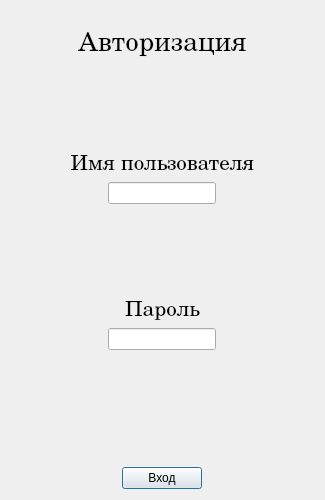
<?xml version="1.0" encoding="UTF-8"?>
<ui version="4.0">
 <class>Auth</class>
 <widget class="QDialog" name="Auth">
  <property name="windowModality">
   <enum>Qt::NonModal</enum>
  </property>
  <property name="geometry">
   <rect>
    <x>0</x>
    <y>0</y>
    <width>325</width>
    <height>500</height>
   </rect>
  </property>
  <property name="sizePolicy">
   <sizepolicy hsizetype="Preferred" vsizetype="Preferred">
    <horstretch>0</horstretch>
    <verstretch>0</verstretch>
   </sizepolicy>
  </property>
  <property name="minimumSize">
   <size>
    <width>325</width>
    <height>500</height>
   </size>
  </property>
  <property name="maximumSize">
   <size>
    <width>325</width>
    <height>500</height>
   </size>
  </property>
  <property name="windowTitle">
   <string>Вход в систему</string>
  </property>
  <layout class="QVBoxLayout" name="verticalLayout">
   <item>
    <widget class="QLabel" name="label_icon">
     <property name="text">
      <string/>
     </property>
     <property name="pixmap">
      <pixmap resource="files.qrc">:/icons/icon/nic.ico</pixmap>
     </property>
     <property name="alignment">
      <set>Qt::AlignCenter</set>
     </property>
    </widget>
   </item>
   <item>
    <widget class="QLabel" name="label_title">
     <property name="font">
      <font>
       <family>Century</family>
       <pointsize>20</pointsize>
      </font>
     </property>
     <property name="text">
      <string>Авторизация</string>
     </property>
     <property name="alignment">
      <set>Qt::AlignCenter</set>
     </property>
    </widget>
   </item>
   <item>
    <spacer name="verticalSpacer_3">
     <property name="orientation">
      <enum>Qt::Vertical</enum>
     </property>
     <property name="sizeHint" stdset="0">
      <size>
       <width>20</width>
       <height>40</height>
      </size>
     </property>
    </spacer>
   </item>
   <item>
    <widget class="QLabel" name="label_lgn">
     <property name="font">
      <font>
       <family>Century</family>
       <pointsize>16</pointsize>
      </font>
     </property>
     <property name="text">
      <string>Имя пользователя</string>
     </property>
     <property name="alignment">
      <set>Qt::AlignCenter</set>
     </property>
    </widget>
   </item>
   <item alignment="Qt::AlignHCenter">
    <widget class="QLineEdit" name="le_lgn">
     <property name="sizePolicy">
      <sizepolicy hsizetype="Preferred" vsizetype="Preferred">
       <horstretch>0</horstretch>
       <verstretch>0</verstretch>
      </sizepolicy>
     </property>
     <property name="cursor">
      <cursorShape>IBeamCursor</cursorShape>
     </property>
     <property name="maxLength">
      <number>10</number>
     </property>
     <property name="cursorPosition">
      <number>0</number>
     </property>
     <property name="alignment">
      <set>Qt::AlignCenter</set>
     </property>
    </widget>
   </item>
   <item>
    <spacer name="verticalSpacer_2">
     <property name="orientation">
      <enum>Qt::Vertical</enum>
     </property>
     <property name="sizeHint" stdset="0">
      <size>
       <width>20</width>
       <height>40</height>
      </size>
     </property>
    </spacer>
   </item>
   <item>
    <widget class="QLabel" name="label_pwd">
     <property name="font">
      <font>
       <family>Century</family>
       <pointsize>16</pointsize>
      </font>
     </property>
     <property name="text">
      <string>Пароль</string>
     </property>
     <property name="alignment">
      <set>Qt::AlignCenter</set>
     </property>
    </widget>
   </item>
   <item alignment="Qt::AlignHCenter">
    <widget class="QLineEdit" name="le_pwd">
     <property name="sizePolicy">
      <sizepolicy hsizetype="Preferred" vsizetype="Preferred">
       <horstretch>0</horstretch>
       <verstretch>0</verstretch>
      </sizepolicy>
     </property>
     <property name="text">
      <string/>
     </property>
     <property name="maxLength">
      <number>16</number>
     </property>
     <property name="alignment">
      <set>Qt::AlignCenter</set>
     </property>
    </widget>
   </item>
   <item>
    <spacer name="verticalSpacer">
     <property name="orientation">
      <enum>Qt::Vertical</enum>
     </property>
     <property name="sizeHint" stdset="0">
      <size>
       <width>20</width>
       <height>40</height>
      </size>
     </property>
    </spacer>
   </item>
   <item>
    <widget class="QLabel" name="label_error">
     <property name="font">
      <font>
       <family>Century</family>
       <pointsize>10</pointsize>
      </font>
     </property>
     <property name="text">
      <string/>
     </property>
     <property name="alignment">
      <set>Qt::AlignCenter</set>
     </property>
    </widget>
   </item>
   <item alignment="Qt::AlignHCenter">
    <widget class="QPushButton" name="pb">
     <property name="sizePolicy">
      <sizepolicy hsizetype="Preferred" vsizetype="Preferred">
       <horstretch>0</horstretch>
       <verstretch>0</verstretch>
      </sizepolicy>
     </property>
     <property name="text">
      <string>Вход</string>
     </property>
    </widget>
   </item>
  </layout>
 </widget>
 <resources>
  <include location="files.qrc"/>
 </resources>
 <connections/>
</ui>
